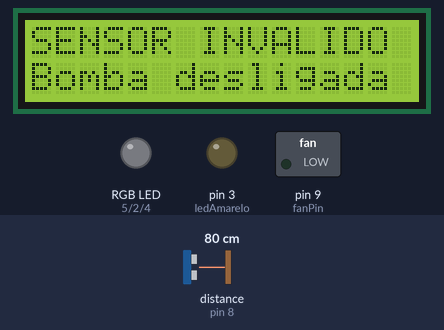
Recording of a sketch running on a simulated Arduino Uno, built with avr-gcc and run on an emulated ATmega328P. On the bench: 16×2 character LCD, switched loads named in the sketch (green lamp = pin HIGH), an RGB LED mixed from three pins (HIGH = lit), output pins drawn as LEDs (lit = HIGH). Wiring (inferred from the names in the program): ultrasonic range finder: trigger pin 7; echo pin 8. The test bench sets the inputs (shaded band); at power-on: distance to the obstacle (sensor on pin 8) 80 cm. The echo pulse lasts 58.3 µs per cm; dim RGB values are drawn brighter than linear; pins used as bus, display or sensor lines are not drawn; what the sketch prints to the serial monitor is not drawn.

Above: at 1.2 s.
1.3 s: distance to the obstacle (sensor on pin 8) set to 18 cm
At 2.48 s:
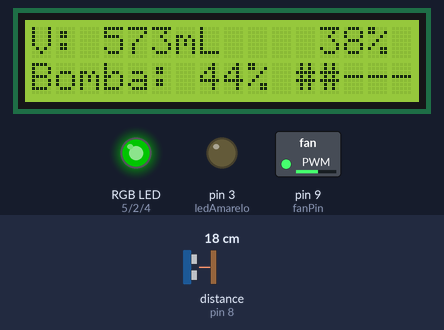
3.0 s: distance to the obstacle (sensor on pin 8) set to 2 cm
At 3.48 s:
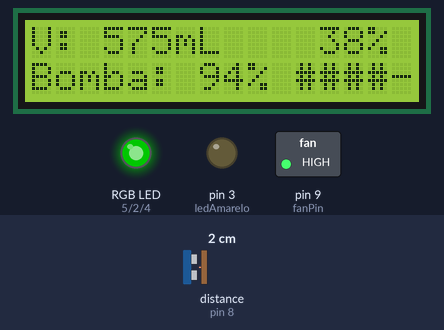
4.9 s: distance to the obstacle (sensor on pin 8) set to 4 cm
At 5.5 s:
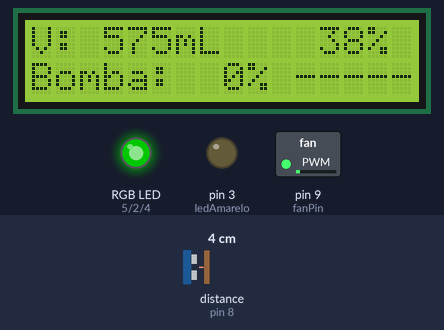
7.9 s: distance to the obstacle (sensor on pin 8) set to 9 cm
At 8.97 s:
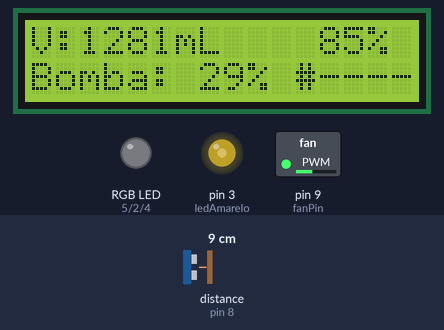
9.8 s: distance to the obstacle (sensor on pin 8) set to 18 cm
At 10.94 s:
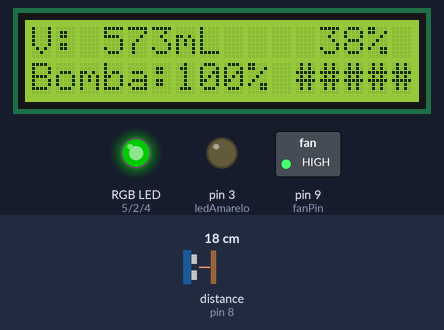
12.5 s: distance to the obstacle (sensor on pin 8) set to 35 cm
At 13.94 s:
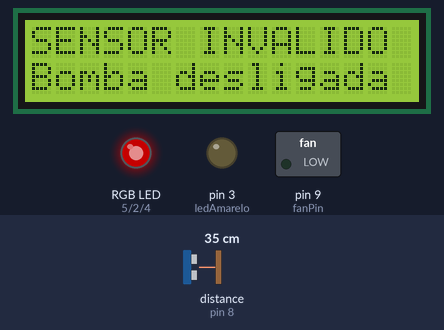
Timing chart, 0 to 16.5 s (numbered marks = the images above; inputs shaded):
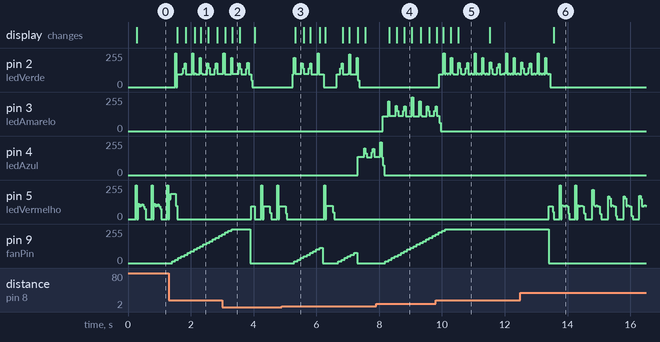

The sketch:

controle_nivel_1_5L.ino
```cpp
#include <LiquidCrystal_I2C.h>
LiquidCrystal_I2C lcd(0x27, 16, 2);   //     endereco 0x27 ou 0x3F

const int ledVerde    = 2;   // enchendo a plena vazao
const int ledAmarelo  = 3;   // enchendo com vazao reduzida (zona da rampa)
const int ledAzul     = 4;   // cheio, bomba desligada
const int ledVermelho = 5;   // fixo = nivel critico
const int trigPin     = 7;
const int echoPin     = 8;
const int fanPin      = 9;   // pino do pwm

// ---------- Geometria do reservatorio (cilindro) ----------
const float DIAMETRO_CM      = 10.0;                                   // diametro interno
const float VOLUME_MAX_L     = 1.5;                                    // capacidade
const float AREA_BASE_CM2    = PI * (DIAMETRO_CM / 2.0) * (DIAMETRO_CM / 2.0);  // ~78,54 cm2
const float ALTURA_MAX_CM    = VOLUME_MAX_L * 1000.0 / AREA_BASE_CM2;  // ~19,10 cm de coluna de agua
const float ALTURA_SENSOR_CM = 25.0;    // do sensor ate o fundo (MEDIR na montagem; manter folga > 4 cm acima do nivel cheio)

const float NIVEL_CRITICO = 10.0;   // abaixo disso: LED vermelho
const float NIVEL_PLENA   = 85.0;   // ate aqui: 100%
const float NIVEL_DESLIGA = 97.0;   // acima daqui: 0%

const float DIST_CHEIO = ALTURA_SENSOR_CM - ALTURA_MAX_CM;  // reservatorio cheio (~5,9 cm)
const float DIST_VAZIO = ALTURA_SENSOR_CM;                  // reservatorio vazio
const float MARGEM_CM  = 2.0;                               // tolerancia

// PWM minimo e maximo
const int PWM_MIN = 80;
const int PWM_MAX = 255;
const unsigned long PER_SENSOR = 100;    // leitura e controle
const unsigned long PER_LCD    = 250;    // atualizacao do display
const unsigned long PER_SERIAL = 1000;   // telemetria (RF6)
const unsigned long RAMPA_MS = 2000;     // partida de 0 a 100% em 2 s
float amostras[5];        // janela do filtro de mediana
int   idxAmostra = 0;

long duracao;
float distanciaCm = DIST_VAZIO;
float volumeL     = 0.0;
float percentual  = 0.0;
int   pwmAtual    = 0;

bool  leituraValida     = false;
int   invalidasSeguidas = 0;

bool          emRampa = false;
unsigned long tRampa  = 0;
unsigned long tSensor = 0, tLcd = 0, tSerial = 0;

float medirDistancia() {
  digitalWrite(trigPin, LOW);
  delayMicroseconds(2);
  digitalWrite(trigPin, HIGH);
  delayMicroseconds(10);
  digitalWrite(trigPin, LOW);

  duracao = pulseIn(echoPin, HIGH, 30000);

  if (duracao == 0) return -1;          // sem eco
  return duracao * 0.0343 / 2;          // 343 m/s, ida e volta
}

float medianaAmostras() {
  float c[5];
  for (int i = 0; i < 5; i++) c[i] = amostras[i];

  for (int i = 1; i < 5; i++) {         // ordenacao por insercao
    float v = c[i];
    int j = i - 1;
    while (j >= 0 && c[j] > v) { c[j + 1] = c[j]; j--; }
    c[j + 1] = v;
  }
  return c[2];
}

void atualizaNivel() {
  float d = medirDistancia();

  bool valida = (d > 0) &&
                (d >= DIST_CHEIO - MARGEM_CM) &&
                (d <= DIST_VAZIO + MARGEM_CM);

  if (!valida) {
    invalidasSeguidas++;
    if (invalidasSeguidas >= 10) leituraValida = false;   // ~1 s
    return;
  }

  invalidasSeguidas = 0;
  leituraValida = true;

  amostras[idxAmostra] = d;
  idxAmostra = (idxAmostra + 1) % 5;
  distanciaCm = medianaAmostras();

  float alturaAgua = ALTURA_SENSOR_CM - distanciaCm;
  if (alturaAgua < 0) alturaAgua = 0;

  volumeL    = alturaAgua * AREA_BASE_CM2 / 1000.0;
  if (volumeL > VOLUME_MAX_L) volumeL = VOLUME_MAX_L;
  percentual = volumeL / VOLUME_MAX_L * 100.0;
}

int calculaPWM() {
  if (!leituraValida)              return 0;
  if (percentual >= NIVEL_DESLIGA) return 0;
  if (percentual <= NIVEL_PLENA)   return PWM_MAX;

  // Zona de reducao: 85% -> 97% mapeia PWM_MAX -> PWM_MIN.
  // O fator 10 preserva uma casa decimal, ja que map() trabalha com inteiros.
  return (int) map((long)(percentual * 10),
                   (long)(NIVEL_PLENA * 10), (long)(NIVEL_DESLIGA * 10),
                   PWM_MAX, PWM_MIN);
}

int aplicaRampa(int alvo) {
  if (alvo == 0) { emRampa = false; return 0; }

  if (pwmAtual == 0 && !emRampa) {      // saindo do repouso: inicia a rampa
    emRampa = true;
    tRampa  = millis();
  }

  if (emRampa) {
    unsigned long dt = millis() - tRampa;
    if (dt >= RAMPA_MS) { emRampa = false; return alvo; }

    int limite = (int)((long)PWM_MAX * dt / RAMPA_MS);
    return (limite < alvo) ? limite : alvo;
  }
  return alvo;
}

void atualizaLeds() {
  digitalWrite(ledVerde,    LOW);
  digitalWrite(ledAmarelo,  LOW);
  digitalWrite(ledAzul,     LOW);
  digitalWrite(ledVermelho, LOW);

  if (!leituraValida) {                              // vermelho piscando a 2 Hz
    digitalWrite(ledVermelho, (millis() / 250) % 2);
    return;
  }

  if      (percentual <  NIVEL_CRITICO) digitalWrite(ledVermelho, HIGH);
  else if (percentual <  NIVEL_PLENA)   digitalWrite(ledVerde,    HIGH);
  else if (percentual <  NIVEL_DESLIGA) digitalWrite(ledAmarelo,  HIGH);
  else                                  digitalWrite(ledAzul,     HIGH);
}

void atualizaLcd() {
  if (!leituraValida) {
    lcd.setCursor(0, 0); lcd.print("SENSOR INVALIDO ");
    lcd.setCursor(0, 1); lcd.print("Bomba desligada ");
    return;
  }

  char l1[17], l2[17], barra[6];

  int volMl = (int)(volumeL * 1000.0 + 0.5);          // volume em mL (0 a 1500)
  int pct   = (int)(percentual + 0.5);
  int duty  = (int)((long)pwmAtual * 100 / 255);

  sprintf(l1, "V:%4dmL   %3d%% ", volMl, pct);

  int cheios = duty * 5 / 100;
  for (int i = 0; i < 5; i++) barra[i] = (i < cheios) ? '#' : '-';
  barra[5] = '\0';
  sprintf(l2, "Bomba:%3d%% %s", duty, barra);

  lcd.setCursor(0, 0); lcd.print(l1);
  lcd.setCursor(0, 1); lcd.print(l2);
}

void enviaTelemetria() {
  Serial.print("Dist: ");        Serial.print(distanciaCm, 1);
  Serial.print(" cm | Vol: ");   Serial.print(volumeL, 3);
  Serial.print(" L | Nivel: ");  Serial.print(percentual, 0);
  Serial.print(" % | PWM: ");    Serial.print(pwmAtual);
  Serial.print(" | Duty: ");     Serial.print(pwmAtual * 100.0 / 255.0, 0);
  Serial.print(" % | ");         Serial.println(leituraValida ? "OK" : "SENSOR INVALIDO");
}

void setup() {
  pinMode(trigPin, OUTPUT);
  pinMode(echoPin, INPUT);
  pinMode(fanPin,  OUTPUT);

  pinMode(ledVerde,    OUTPUT);
  pinMode(ledAmarelo,  OUTPUT);
  pinMode(ledAzul,     OUTPUT);
  pinMode(ledVermelho, OUTPUT);

  lcd.begin(16, 2);
  // lcd.backlight();            // descomente apenas com LiquidCrystal_I2C

  Serial.begin(9600);

  for (int i = 0; i < 5; i++) amostras[i] = DIST_VAZIO;
  analogWrite(fanPin, 0);        // garante a bomba parada na energizacao
}

void loop() {
  unsigned long agora = millis();

  if (agora - tSensor >= PER_SENSOR) {
    tSensor = agora;
    atualizaNivel();                          // le, valida, filtra, converte
    pwmAtual = aplicaRampa(calculaPWM());     // lei de controle + rampa
    analogWrite(fanPin, pwmAtual);
  }

  atualizaLeds();                             // todo laco, para o pisca-pisca

  if (agora - tLcd >= PER_LCD) {
    tLcd = agora;
    atualizaLcd();
  }

  if (agora - tSerial >= PER_SERIAL) {
    tSerial = agora;
    enviaTelemetria();
  }
}
```

Measured:
- after the input at 1.3 s, pin 9 (fanPin): moves from 0/255 to 204/255 over 1.5 s, starting after 0.10 s; the display: first changes after 0.26 s (image 1 shows a later state)
- after the input at 7.9 s, pin 5 (ledVermelho): stays 0/255 (without the input it goes to 95/255 after 1.4 s); pin 9 (fanPin): moves from 0/255 to 204/255 over 1.5 s, starting after 0.30 s; the display: first changes after 0.42 s (image 4 shows a later state)
